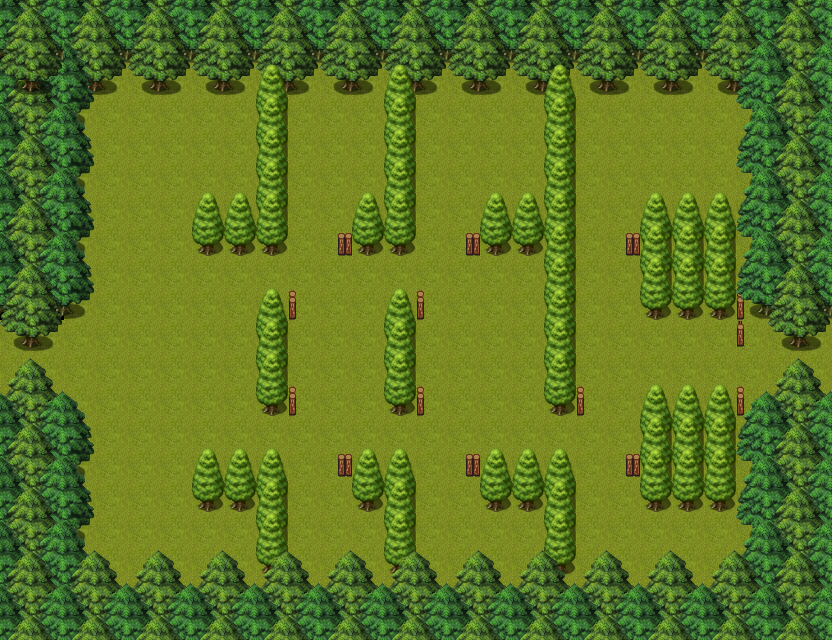

Rendered tile map (Tiled .tmx) drawn with the repository's tilesets; below, a short description and the map source with its tile grids summarised:
An orthogonal 26x20 tile map with 32x32 px tiles, 3 tile layers (ground, ground2, terrain), 5 tilesets and 64 objects (portal1, portal2, barrier7, barrier1, barrier2, ...).

<map version="1.0" tiledversion="1.0.3" orientation="orthogonal" renderorder="right-up" width="26" height="20" tilewidth="32" tileheight="32" nextobjectid="99">
 <properties>
  <property name="music" value="THEME_FOREST_ELVES" />
 </properties>
 <tileset firstgid="1" source="Celianna_TileA2.tsx" />
 <tileset firstgid="481" source="spring_D2_Candacis.tsx" />
 <tileset firstgid="737" source="Celianna_TileA1.tsx" />
 <tileset firstgid="1217" source="terrain.tsx" />
 <tileset firstgid="2241" source="outside_decoration.tsx" />
 <layer name="ground" width="26" height="20">
  <data>[520 cells, 520 non-empty, 9 distinct tile ids]</data>
 </layer>
 <layer name="ground2" width="26" height="20">
  <data>[520 cells, 247 non-empty, 22 distinct tile ids]</data>
 </layer>
 <layer name="terrain" width="26" height="20">
  <data>[520 cells, 92 non-empty, 13 distinct tile ids]</data>
 </layer>
 <objectgroup name="collision">
  <object id="8" x="1" y="0" width="828" height="95" />
  <object id="9" x="2" y="578" width="829" height="62" />
  <object id="10" x="735" y="96">
   <polygon points="0,0 -2,206 46,252 96,254 96,-1" />
  </object>
  <object id="11" x="831" y="385">
   <polygon points="0,0 -64,-1 -95,33 -94,195 0,192" />
  </object>
  <object id="12" x="-1" y="383">
   <polygon points="0,0 65,-1 84,21 96,45 95,193 1,194" />
  </object>
  <object id="13" x="-5" y="346">
   <polygon points="4,-2 22,4 49,5 91,-35 100,-57 98,-252 6,-254" />
  </object>
  <object id="14" x="-1" y="341" width="9" height="49" />
  <object id="15" x="818" y="344" width="14" height="45" />
  <object id="57" x="191" y="494">
   <polygon points="0,0 5,17 63,18 66,94 98,94 97,-12 91,-20 2,-17" />
  </object>
  <object id="58" x="264" y="417">
   <polygon points="0,0 -7,-17 -9,-97 0,-104 10,-104 24,-98 23,-8 13,-1" />
  </object>
  <object id="59" x="398" y="419">
   <polygon points="0,0 -14,-12 -13,-98 -5,-102 5,-102 16,-99 17,-10 6,-1" />
  </object>
  <object id="60" x="557" y="417">
   <polygon points="0,0 -12,-10 -12,-162 -64,-160 -76,-170 -76,-192 -70,-196 -10,-198 -14,-335 19,-335 19,-7 8,-1" />
  </object>
  <object id="61" x="417" y="91">
   <polygon points="0,0 -1,156 -15,167 -52,167 -64,158 -64,134 -58,127 -31,127 -35,-3" />
  </object>
  <object id="62" x="289" y="86">
   <polygon points="0,0 -2,163 -11,170 -85,171 -96,164 -96,138 -91,133 -33,131 -34,-1" />
  </object>
  <object id="63" x="382" y="596">
   <polygon points="0,0 1,-83 -19,-83 -31,-96 -32,-116 -25,-122 30,-122 36,-116 34,0" />
  </object>
  <object id="64" x="491" y="514">
   <polygon points="0,0 -11,-9 -11,-32 -5,-38 81,-38 86,-31 82,85 52,84 53,-2" />
  </object>
  <object id="65" x="738" y="514">
   <polygon points="0,0 -84,0 -97,-9 -99,-97 -92,-105 13,-105" />
  </object>
  <object id="66" x="749" y="321">
   <polygon points="0,0 -95,0 -108,-10 -110,-97 -105,-105 3,-107" />
  </object>
  <object id="81" x="626" y="243.667" width="12" height="11.6667" />
  <object id="82" x="626" y="466" width="15.3333" height="9" />
  <object id="83" x="463.333" y="464.333" width="16.6667" height="10" />
  <object id="84" x="338" y="465.333" width="11" height="10" />
  <object id="85" x="337" y="243.333" width="14" height="13" />
  <object id="86" x="467" y="244.667" width="18" height="11.3333" />
  <object id="93" x="288.667" y="387.333" width="7.33333" height="28.6667" />
  <object id="94" x="417.333" y="389.333" width="7.33333" height="27.3333" />
  <object id="95" x="578" y="389.333" width="6" height="26.6667" />
  <object id="96" x="738" y="384.667" width="5.33333" height="30" />
  <object id="97" x="737.333" y="301.333" width="5.33333" height="43.3333" />
 </objectgroup>
 <objectgroup name="interactions">
  <object id="6" name="portal1" gid="1262" x="14" y="378" width="32" height="32" />
  <object id="7" name="portal2" gid="1262" x="779" y="382" width="32" height="32" />
  <object id="26" name="barrier7" gid="1262" x="738" y="387" width="32" height="32" />
  <object id="42" name="barrier1" gid="1262" x="288" y="292" width="32" height="32" />
  <object id="43" name="barrier2" gid="1262" x="287.667" y="471.333" width="32" height="32" />
  <object id="44" name="barrier3" gid="1262" x="417" y="291.667" width="32" height="32" />
  <object id="45" name="barrier4" gid="1262" x="417.333" y="472" width="32" height="32" />
  <object id="46" name="barrier5" gid="1262" x="578" y="473.667" width="32" height="32" />
  <object id="47" name="barrier6" gid="1262" x="578" y="290" width="32" height="32" />
  <object id="48" name="activator1" gid="1262" x="180" y="557" width="32" height="32" />
  <object id="49" name="activator2" gid="1262" x="172" y="166" width="32" height="32" />
  <object id="50" name="activator3" gid="1262" x="322" y="166" width="32" height="32" />
  <object id="51" name="activator6" gid="1262" x="316" y="563" width="32" height="32" />
  <object id="52" name="activator4" gid="1262" x="454" y="167" width="32" height="32" />
  <object id="53" name="activator7" gid="1262" x="463" y="562" width="32" height="32" />
  <object id="54" name="activator5" gid="1262" x="630" y="174" width="32" height="32" />
 </objectgroup>
 <objectgroup name="zindex">
  <object id="22" x="0" y="356" width="73" height="144" />
  <object id="23" x="37" y="546" width="738" height="81" />
  <object id="24" x="761" y="355" width="73" height="102" />
  <object id="68" x="191" y="448" width="97" height="66" />
  <object id="69" x="349" y="449" width="69" height="66" />
  <object id="70" x="481" y="447" width="96" height="72" />
  <object id="71" x="639" y="385" width="99" height="64" />
  <object id="72" x="639" y="189" width="102" height="62" />
  <object id="75" x="477" y="189" width="72" height="68" />
  <object id="76" x="352" y="193" width="43" height="65" />
  <object id="77" x="191" y="191" width="72" height="66" />
  <object id="78" x="253" y="289" width="35" height="102" />
  <object id="79" x="382" y="288" width="33" height="106" />
  <object id="87" x="337.333" y="232.667" width="14" height="23.3333" />
  <object id="88" x="463.333" y="230.667" width="12.6667" height="25.3333" />
  <object id="89" x="621.333" y="232" width="16.6667" height="23.3333" />
  <object id="90" x="334.667" y="452.667" width="14" height="23.3333" />
  <object id="91" x="461.333" y="454" width="19.3333" height="20.6667" />
  <object id="92" x="624" y="453.333" width="14.6667" height="22" />
 </objectgroup>
 <objectgroup name="items" />
</map>
